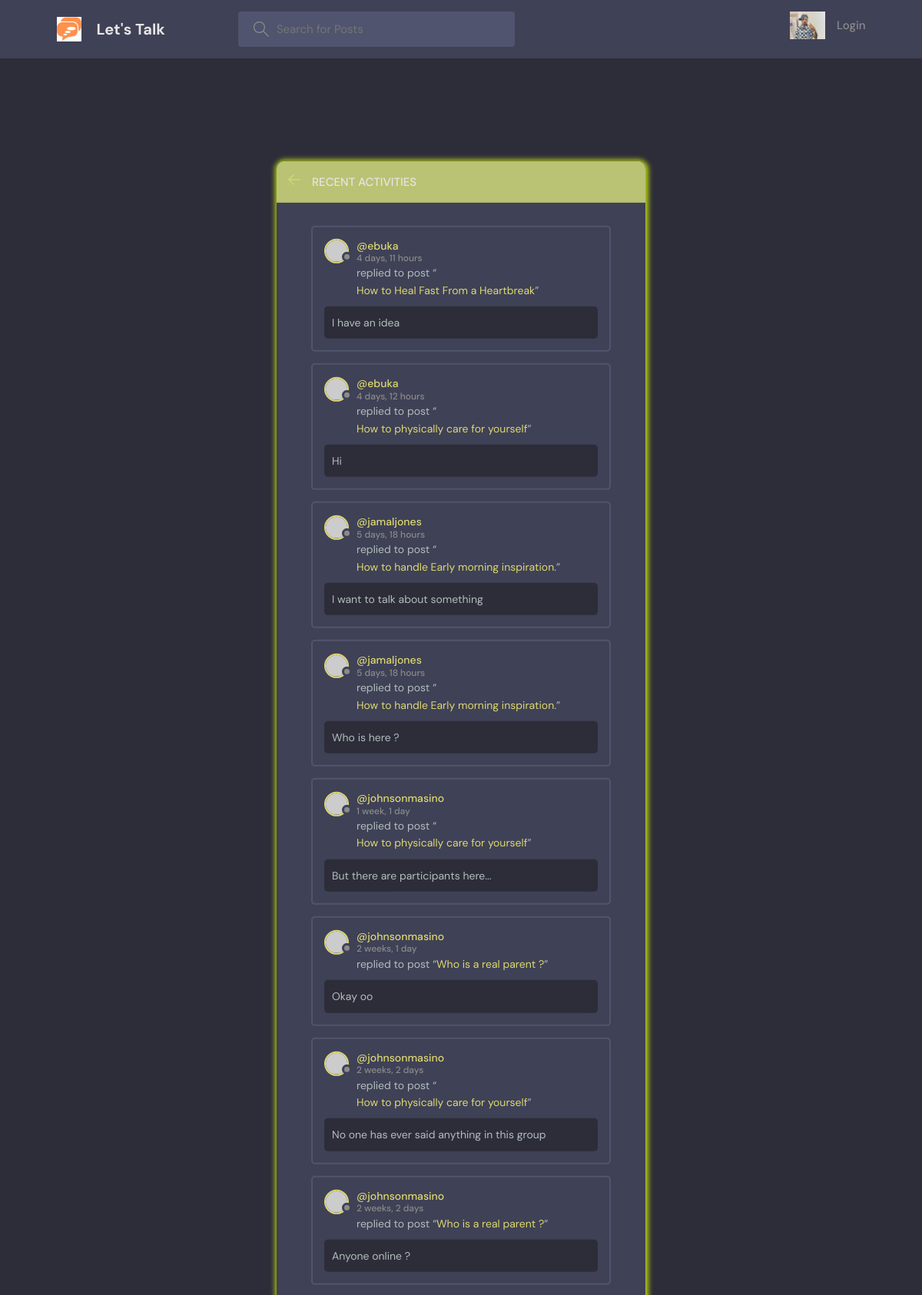
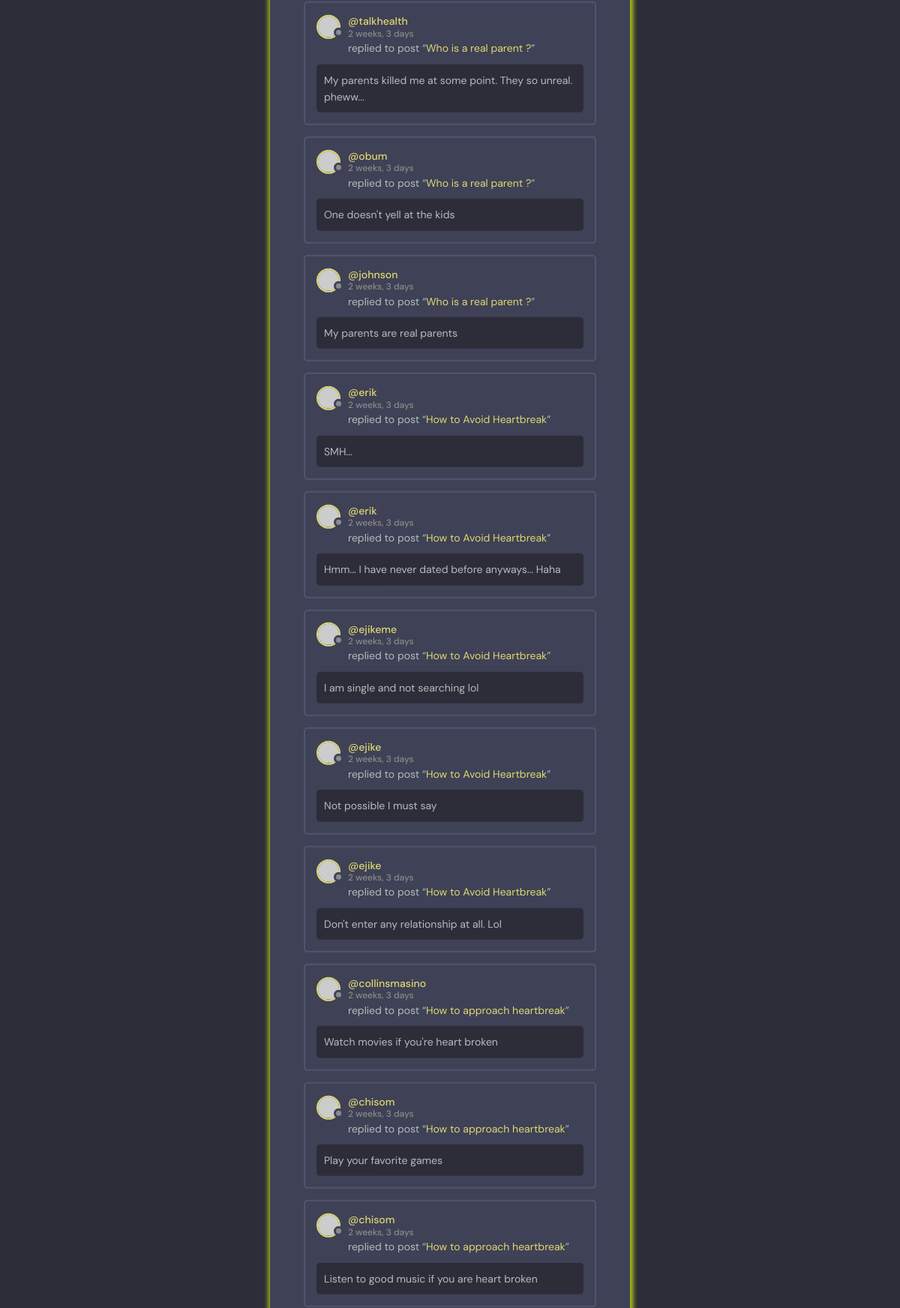
The page /activity/ (upper part) on the database its author committed (2 pictures, top to bottom).
### NinazHairline/models.py (models this page shows, shortened)
class Message(models.Model):
    user = models.ForeignKey(User, on_delete=models.CASCADE)
    service = models.ForeignKey(Service, on_delete=models.CASCADE)
    body = models.TextField()
    updated = models.DateTimeField(auto_now=True)
    created = models.DateTimeField(auto_now_add=True)
    class Meta:
        ordering = ['-updated', '-created']

class Service(models.Model):
    host = models.ForeignKey(User, on_delete=models.SET_NULL, null=True)
    topic = models.ForeignKey(Topic, on_delete=models.SET_NULL, null=True)
    name = models.CharField(max_length=200)
    description = models.TextField(null=True, blank=True)
    participants = models.ManyToManyField(
        User, related_name='participants', blank=True)
    updated = models.DateTimeField(auto_now=True)
    created = models.DateTimeField(auto_now_add=True)
    class Meta:
        ordering = ['-updated', '-created']
    def __str__(self):
        return self.name

### NinazHairline/views.py (the view)
# urls.py: path('activity/', views.activityPage, name='activity'),
def activityPage(request):
    service_messages = Message.objects.all()
    return render(request, 'NinazHairline/activity.html', {'service_messages': service_messages})

### NinazHairline/Templates/NinazHairline/activity.html (shortened to what this page needs)
{% extends 'NinazHairline/main.html' %}
{% block content %}
<main class="layout">
      <div class="container">
        <div class="layout__box">
          <div class="layout__boxHeader">
            <div class="layout__boxTitle">
              <a href="{% url 'home' %}">
                <svg version="1.1" xmlns="http://www.w3.org/2000/svg" width="32" height="32" viewBox="0 0 32 32">
                  <title>arrow-left</title>
                  <path
                    d="M13.723 2.286l-13.723 13.714 13.719 13.714 1.616-1.611-10.96-10.96h27.625v-2.286h-27.625l10.965-10.965-1.616-1.607z"
                  ></path>
                </svg>
              </a>
              <h3>Recent Activities</h3>
            </div>
          </div>
          <div class="activities-page layout__body">
            {% for message in service_messages %}
    <div class="activities__box">
      <div class="activities__boxHeader roomListRoom__header">
          <a href="{% url 'user-profile' message.user.id %}" class="roomListRoom__author">
            <div class="avatar avatar--small">
              <img src="https://randomuser.me/api/portraits/women/11.jpg" />
            </div>
            <p>
              @{{message.user}}
              <span>{{message.created|timesince}}</span>
            </p>
          </a>
      </div>
      <div class="activities__boxContent">
          <p>replied to post “<a href="{% url 'service' message.service.id %}">{{message.service}}</a>”</p>
          <div class="activities__boxRoomContent">
            {{message.body}}
          </div>
      </div>
    </div>
    {% endfor %}
          </div>
        </div>
      </div>
</main>
{% endblock content %}

### NinazHairline/static/styles/style.css (style rules this page uses)
:root { --color-main: #ddd871; --color-main-light: #e1f6fb; --color-dark: #3f4156; --color-dark-medium: #51546e; --color-dark-light: #b9c373; --color-light: #e5e5e5; --color-gray: #8b8b8b; --color-light-gray: #b2bdbd; --color-bg: #2d2d39; --color-success: #bbce59; --color-error: #fc4b0b; }
* { font-family: "DM Sans", -apple-system, BlinkMacSystemFont, "Segoe UI", Roboto, Oxygen, Ubuntu, Cantarell, "Open Sans", "Helvetica Neue", sans-serif; margin: 0; padding: 0; box-sizing: border-box; text-rendering: optimizeLegibility; font-size: inherit; }
html { font-size: 56.25%; }
@media only screen and (min-width: 1200px) { html { font-size: 62.5%; } }
body { line-height: 1.6; font-weight: 400; font-size: 1.5rem; color: var(--color-light-gray); background-color: var(--color-bg); min-height: 100vh; }
img { width: 100%; }
a { display: inline-block; color: var(--color-main); text-decoration: none; }
.container { max-width: 120rem; width: 90%; margin: auto; }
.avatar { position: relative; display: inline-block; border-radius: 50%; border: 2px solid var(--color-main); }
.avatar img { display: block; border-radius: 50%; object-fit: cover; object-position: center; }
.avatar::after { content: ""; display: block; position: absolute; background-color: var(--color-gray); z-index: 111; border-radius: 50%; border: 0.3rem solid var(--color-dark); }
.avatar.avatar--small img { width: 2.8rem; height: 2.8rem; }
.avatar.avatar--small:after { width: 0.7rem; height: 0.7rem; bottom: 0px; right: -6px; }
.layout { margin-top: 2.4rem; }
.layout > .container { display: flex; justify-content: space-between; align-items: flex-start; }
.layout__box { width: 90%; max-width: 48rem; min-height: 40rem; position: absolute; top: 50%; left: 50%; transform: translate(-50%, -46%); background-color: var(--color-dark); border-radius: 1rem; box-shadow: 1px 1px 6px 3px rgba(197, 225, 16, 0.888); overflow: hidden; }
.layout__boxHeader { display: flex; padding: 1.5rem; background-color: var(--color-dark-light); }
.layout__boxTitle { display: flex; gap: 1.5rem; align-items: center; }
.layout__boxTitle h3 { text-transform: uppercase; font-weight: 500; color: var(--color-light); }
.layout__boxTitle svg { width: 1.6rem; height: 1.6rem; fill: var(--color-main); }
.layout__body { margin: 3rem; }
.roomListRoom__header { display: flex; justify-content: space-between; align-items: center; }
.roomListRoom__author { font-weight: 500; display: flex; align-items: center; gap: 1rem; }
.activities__box { margin: 1.5rem; padding: 1.5rem; border: 2px solid var(--color-dark-medium); border-radius: 5px; }
.activities__boxHeader p { font-size: 1.4rem; line-height: 1.3; }
.activities__boxHeader p span { color: var(--color-gray); font-size: 1.2rem; display: block; }
.activities__boxContent { margin-left: 4.2rem; }
.activities__boxContent { font-size: 1.4rem; }
.activities__boxRoomContent { background: var(--color-bg); padding: 1rem; border-radius: 5px; margin-top: 1rem; margin-left: -4.2rem; }

### rows shown on the page
Message: user "ebuka", created "4 days, 11 hours", service "How to Heal Fast From a Heartbreak", body "I have an idea"
Message: user "ebuka", created "4 days, 12 hours", service "How to physically care for yourself", body "Hi"
Message: user "jamaljones", created "5 days, 18 hours", service "How to handle Early morning inspiration.", body "I want to talk about something"
Message: user "jamaljones", created "5 days, 18 hours", service "How to handle Early morning inspiration.", body "Who is here ?"
Message: user "johnsonmasino", created "1 week, 1 day", service "How to physically care for yourself", body "But there are participants here..."
Message: user "johnsonmasino", created "2 weeks, 1 day", service "Who is a real parent ?", body "Okay oo"
Message: user "johnsonmasino", created "2 weeks, 2 days", service "How to physically care for yourself", body "No one has ever said anything in this group"
Message: user "johnsonmasino", created "2 weeks, 2 days", service "Who is a real parent ?", body "Anyone online ?"
Message: user "talkhealth", created "2 weeks, 3 days", service "Who is a real parent ?", body "My parents killed me at some point. They so unreal. pheww..."
Message: user "obum", created "2 weeks, 3 days", service "Who is a real parent ?", body "One doesn't yell at the kids"
Message: user "johnson", created "2 weeks, 3 days", service "Who is a real parent ?", body "My parents are real parents"
Message: user "erik", created "2 weeks, 3 days", service "How to Avoid Heartbreak", body "SMH..."
Message: user "erik", created "2 weeks, 3 days", service "How to Avoid Heartbreak", body "Hmm... I have never dated before anyways... Haha"
Message: user "ejikeme", created "2 weeks, 3 days", service "How to Avoid Heartbreak", body "I am single and not searching lol"
Message: user "ejike", created "2 weeks, 3 days", service "How to Avoid Heartbreak", body "Not possible I must say"
Message: user "ejike", created "2 weeks, 3 days", service "How to Avoid Heartbreak", body "Don't enter any relationship at all. Lol"
Message: user "collinsmasino", created "2 weeks, 3 days", service "How to approach heartbreak", body "Watch movies if you're heart broken"
Message: user "chisom", created "2 weeks, 3 days", service "How to approach heartbreak", body "Play your favorite games"
Message: user "chisom", created "2 weeks, 3 days", service "How to approach heartbreak", body "Listen to good music if you are heart broken"
